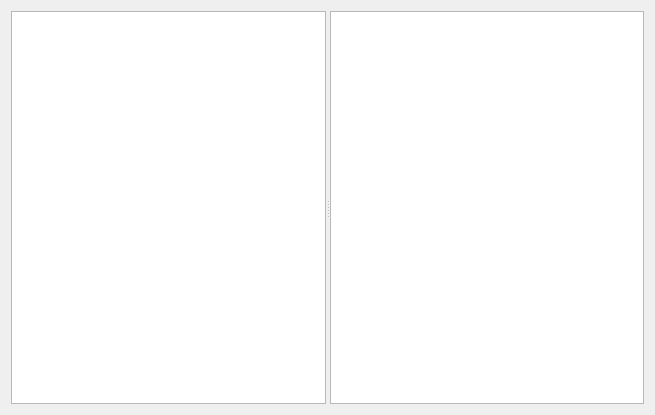
<?xml version="1.0" encoding="UTF-8"?>
<ui version="4.0">
 <class>Dialog</class>
 <widget class="QDialog" name="Dialog">
  <property name="geometry">
   <rect>
    <x>0</x>
    <y>0</y>
    <width>655</width>
    <height>415</height>
   </rect>
  </property>
  <property name="windowTitle">
   <string>Dialog</string>
  </property>
  <layout class="QVBoxLayout" name="verticalLayout">
   <item>
    <widget class="QSplitter" name="splitter">
     <property name="orientation">
      <enum>Qt::Horizontal</enum>
     </property>
     <widget class="QTreeView" name="treeView"/>
     <widget class="QListView" name="listView">
      <property name="viewMode">
       <enum>QListView::IconMode</enum>
      </property>
     </widget>
    </widget>
   </item>
  </layout>
 </widget>
 <resources/>
 <connections/>
</ui>
